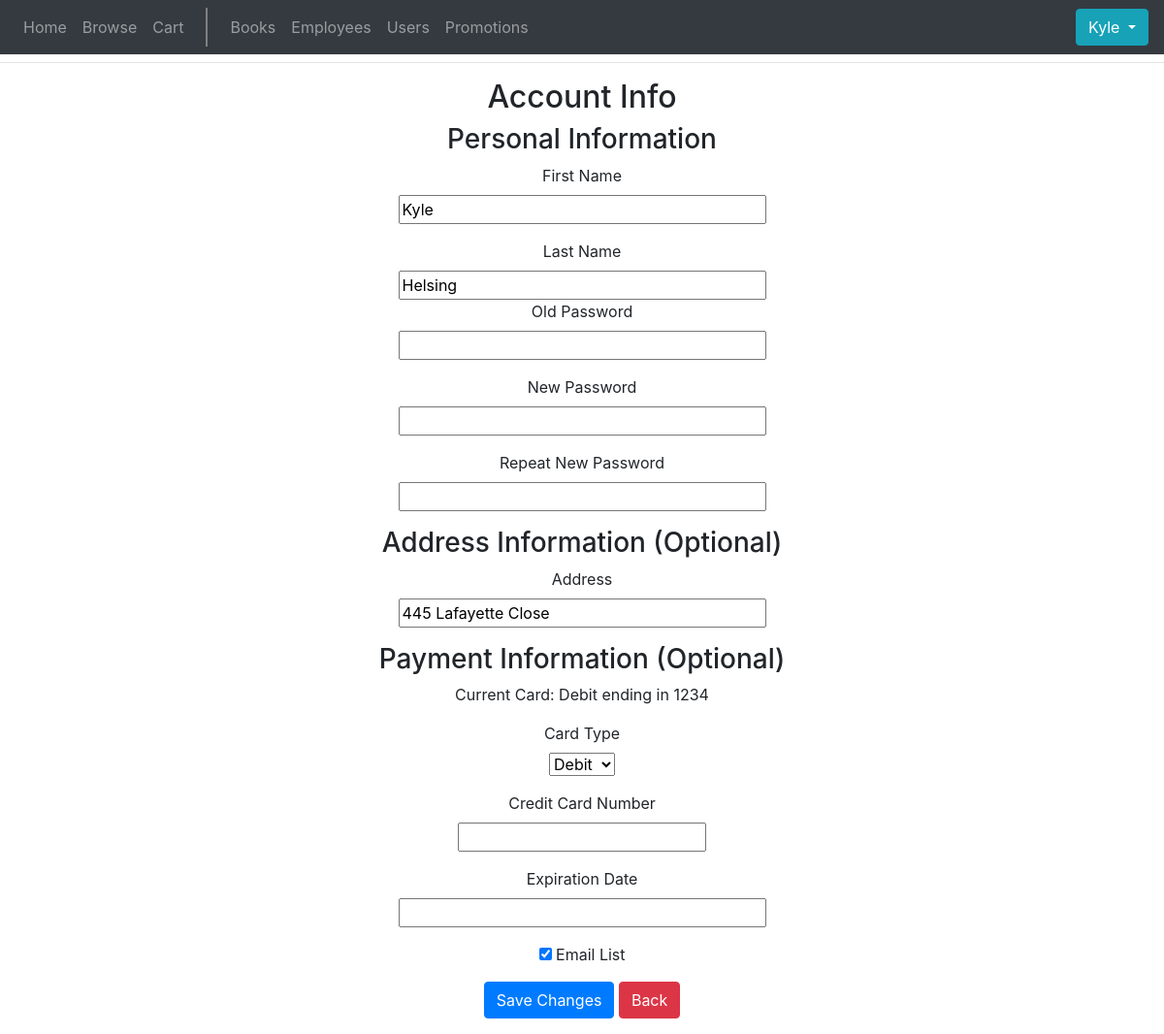
The page /account_settings.html (signed in) on the database its author committed.
### app/models.py (models this page shows, shortened)
class User(UserMixin, db.Model):
    id = db.Column(db.Integer, primary_key=True)
    first_name = db.Column(db.String(50), nullable=False, index=True)
    last_name = db.Column(db.String(50), nullable=False, index=True)
    email = db.Column(db.String(50), unique=True, nullable=False, index=True)
    password_hash = db.Column(db.String(128), nullable=False)
    address = db.Column(db.String(75), nullable=True)
    card_num = db.Column(db.String(128), nullable=True)
    subscribed = db.Column(db.Boolean, nullable=False)
    active = db.Column(db.Boolean, nullable=False)
    email_val = db.Column(db.Integer, nullable=True)
    admin = db.Column(db.Boolean, nullable=True)
    card_exp = db.Column(db.String(128), nullable=True)
    cardtype = db.Column(db.String(1), nullable=True)
    last_four = db.Column(db.String(4), nullable=True)

### app/routes.py (the view, shortened to what this page needs)
@app.route('/account_settings.html', methods=['GET', 'POST'])
@login_required
def account_settings():
    form=UserInfo()
    if request.method == 'GET':
        form.first_name.data = current_user.first_name
        form.last_name.data = current_user.last_name
        form.address.data = current_user.address
        form.subscribed.data = current_user.subscribed
        form.cardtype.data = current_user.cardtype
    return render_template('account_settings.html',title='settings', form=form,
        hasLast=current_user.last_four is not None,
        credit= False if (current_user.cardtype is None or current_user.cardtype=='d') else True)

### app/forms.py (shortened to what this page needs)
class UserInfo(FlaskForm):
    first_name = StringField('First Name', validators=[DataRequired()])
    last_name = StringField('Last Name', validators=[DataRequired()])
    email = StringField('Email')
    oldPassword = PasswordField('Old Password')
    address = StringField('Address')
    cardtype = SelectField(u'Card Type', choices = [('c',"Credit"), ('d',"Debit")], validators = [Optional()])
    card_num=IntegerField('Credit Card Number',validators=[Optional()])
    card_exp = StringField('Expiration Date', validators=[Regexp("\d{2}\/\d{4}"),Optional()])
    submit = SubmitField('Register')
    newPassword = PasswordField('New Password')
    newPassword2 = PasswordField('Repeat New Password', validators=[EqualTo('newPassword')])
    subscribed = BooleanField('Subscribe to emails')

### app/models.py (called while the page is built)
@login.user_loader
def load_user(id):
    return User.query.get(int(id))

### app/templates/account_settings.html (shortened to what this page needs)
{% extends "nav_base.html" %}
{% block content %}
<div class="container text-center">
  <h2>Account Info</h2>
  <form action="" method="post" novalidate>
        <h3>Personal Information</h3>
        <p>
            {{ form.first_name.label }}<br>
            {{ form.first_name(size=32) }}<br>
        </p>
            {{ form.last_name.label }}<br>
            {{ form.last_name(size=32) }}<br>
        <p>
            {{ form.oldPassword.label }}<br>
            {{ form.oldPassword(size=32) }}<br>
        </p>
        <p>
            {{ form.newPassword.label }}<br>
            {{ form.newPassword(size=32) }}<br>
        </p>
        <p>
            {{ form.newPassword2.label }}<br>
            {{ form.newPassword2(size=32) }}<br>
        </p>
        <h3>Address Information (Optional)</h3>
        <p>
          {{ form.address.label }}<br>
          {{ form.address(size=32) }}
        </p>
        <h3>Payment Information (Optional)</h3>
        {% if hasLast %}
          <p>
            Current Card:
		{% if credit %}
        	Credit
		{% else %}
			Debit
		{% endif %}
		 ending in {{ current_user.last_four}}
          </p>
		{% else %}
		No card saved
        {% endif %}
        <p>
          {{ form.cardtype.label }}<br>
          {{ form.cardtype() }}
        </p>
        <p>
          {{ form.card_num.label }}<br>
          {{ form.card_num(size=32) }}
        </p>
        <p>
          {{ form.card_exp.label }}<br>
          {{ form.card_exp(size=32) }}
        </p>
           <p>
            {{ form.subscribed()}}
            Email List
          </p>
        <button type="submit" class="btn btn-primary">Save Changes</button>
        <a class = "btn btn-danger" href = "index.html" role = "button">Back</a>
    </form>
</div>
{% endblock %}

### app/templates/nav_base.html (shortened to what this page needs)
<html lang="en">
<head>
  <link rel="stylesheet" href="https://maxcdn.bootstrapcdn.com/bootstrap/4.4.1/css/bootstrap.min.css">
</head>
<body>
	<nav class="navbar navbar-expand-sm bg-dark navbar-dark fixed-top">
	  <div class="collapse navbar-collapse" id="collapsibleNavbar">
	    <ul class="navbar-nav">
	      <li class="nav-item">
	        <a class="nav-link" href="index.html">Home</a>
	      </li>
	      <li class="nav-item">
	        <a class="nav-link" href="browse.html">Browse</a>
	      </li>
	   	  <li class="nav-item">
	   	    <a class="nav-link" href="cart.html">Cart</a>
	   	  </li>
	   	  {% if current_user.admin %}
        <div style="border-left: 2px solid grey; height: 40px; margin-right: 15px; margin-left: 15px"></div>
	   	  <li class="nav-item">
	        <a class="nav-link" href="booklist.html">Books</a>
	      </li>
	      <li class="nav-item">
	        <a class="nav-link" href="employeelist.html">Employees</a>
	      </li>
	      <li class="nav-item">
	        <a class="nav-link" href="userlist.html">Users</a>
	      </li>
	   	  <li class="nav-item">
	       <a class="nav-link" href="promotionlist.html">Promotions</a>
	      </li>
	      {% endif %}
		</ul>
	  </div>
	<div class="dropdown">
  		<button type="button" class="btn btn-info dropdown-toggle" data-toggle="dropdown">
        {% if current_user.is_anonymous %}
		Account
		{% else %}
		{{current_user.first_name}}
        {% endif %}
  		</button>
	</div>
	</nav>
	<h1 class = "text-center">About us:</h1>
	<hr>
</body>
{% block content %}{% endblock %}

### rows shown on the page
User: first_name "Kyle", last_name "Helsing", address "445 Lafayette Close", last_four "1234", cardtype "Debit", subscribed "☑"
